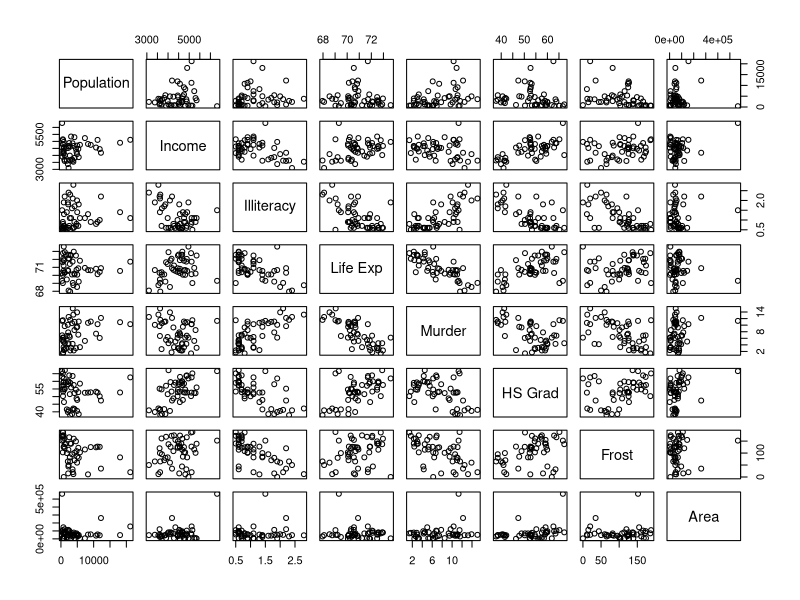
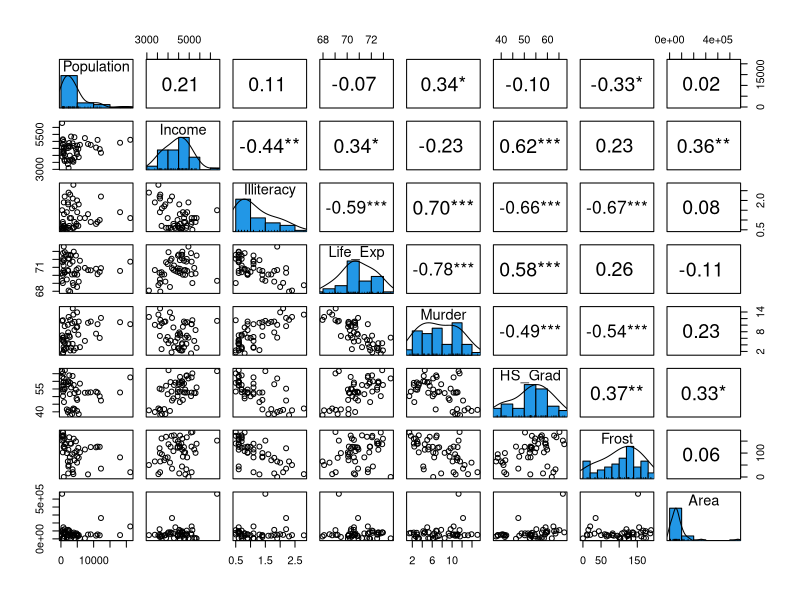

Recreate these plots in R, in order. (Note: this script raises an error after producing the figures.)
states <-as.data.frame(state.x77)
states
View(states)
str(states)
windows(20,10)
pairs(states)
#install.packages("psych")
library(psych)

#renaming the colnmames
colnames(states)[colnames(states) == "Life Exp"]<-"Life_Exp"
         colnames(states)[colnames(states) == "HS Grad"]<-"HS_Grad"
#examine initial linearity 
windows(20,10)
pairs.panels(states,
            smooth = FALSE,      
            scale = FALSE,      
            density = TRUE,     
            ellipses = FALSE,    
            method = "pearson",
            pch = 21,           
            lm = FALSE,         
            cor = TRUE,         
            jiggle = FALSE,   
            factor = 2,         
            hist.col = 4,       
            stars = TRUE,       
            ci = TRUE)   
#model desgin
attach(states)
model <- lm(Murder~ 
              Population +
              Income +
              lliteracy+
              Life_Exp +
              HS_Grad +
                Frost+
                Area,
            data = states)
            
model(summary)
#scatter plot
scatter.smooth(x = states$Population,
               y = states$Murder,
               main = "Correlation of murder ~ population")
scatter.smooth(x = states$Income,
               y = states$Murder,
               main = "Correlation of income")
scatter.smooth(x = states$Illiteracy,
               y = states$Murder,
               main = "Correlation of Illiteracy ~ population")
scatter.smooth(x = states$Life_Exp,
               y = states$Murder,
               main = "Correlation of life_exp ~ population")
scatter.smooth(x = states$HS_Grad,
               y = states$Murder,
               main = "Correlation of HS_Grad ~ population")
scatter.smooth(x = states$Frost,
               y = states$Murder,
               main = "Correlation of frost ~ population")
scatter.smooth(x = states$Area,
               y = states$Murder,
               main = "Correlation of Area ~ population")






               
               